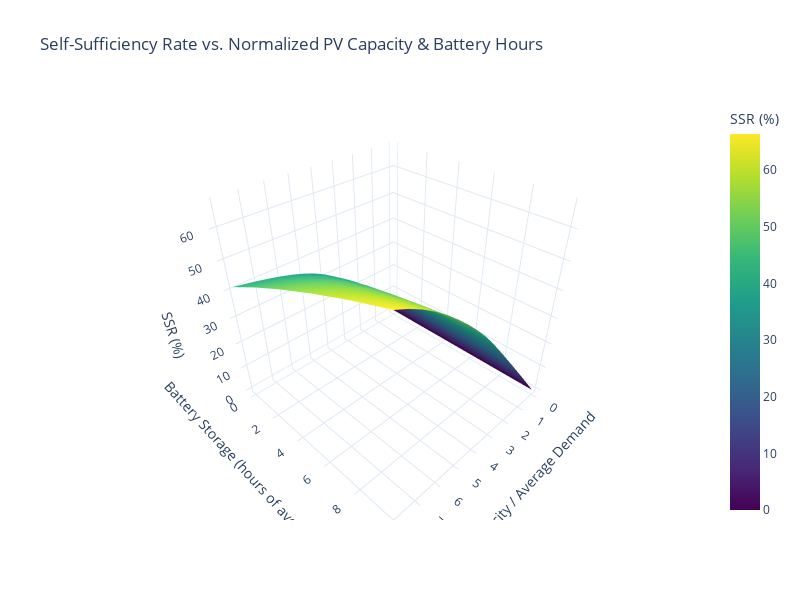

Notebook code cell kept with this figure:
### Code cell
import numpy as np
import plotly.graph_objects as go

# ---------------------------
# 1) Basic System/Load Info
# ---------------------------
battery_capacity_per_unit = 57  # kWh per single 'battery unit' (if relevant)
converter_efficiency = 0.9      # 90%
initial_soc = 50               # 50% initial State of Charge

# Calculate total annual demand (kWh) and average demand (kW)
total_energy_demand = merged_data['Consumption_kWh'].sum()  # kWh over the entire dataset
num_hours = len(merged_data)  # e.g., 8760 for one year of hourly data
average_demand = total_energy_demand / num_hours  # [kW]

print(f"Total energy demand = {total_energy_demand:.1f} kWh")
print(f"Average demand = {average_demand:.2f} kW")

# ---------------------------
# 2) Define Ranges in Normalized Terms
# ---------------------------
# For example, let normalized PV capacity vary from 0.0 to 8.0
# => means up to 3 × average demand
norm_pv_range = np.arange(0.0, 8.1, 0.5)

# For battery, define hours of storage from 0 to 10
battery_hours_range = np.arange(0.0, 10.1, 2.0)

# Create 2D meshgrids for these two ranges
norm_pv_grid, battery_hours_grid = np.meshgrid(norm_pv_range, battery_hours_range)

# Prepare empty 2D array for SSR results
ssr_grid = np.zeros_like(norm_pv_grid, dtype=float)

# ---------------------------
# 3) Calculate SSR for Each Combination
# ---------------------------
for i in range(norm_pv_grid.shape[0]):
    for j in range(norm_pv_grid.shape[1]):
        
        # Extract the current normalized PV ratio & battery hours
        norm_pv = norm_pv_grid[i, j]        # dimensionless
        battery_hours = battery_hours_grid[i, j]  # hours

        # Convert normalized ratio -> installed PV power (kW)
        installed_pv_kW = norm_pv * average_demand

        # Convert hours -> battery capacity in kWh
        battery_capacity = battery_hours * average_demand

        # Track total energy that meets consumption from PV & battery
        total_energy_supplied_pv_to_demand = 0.0
        total_energy_discharged = 0.0

        # Initialize battery state-of-charge (SOC) in [%]
        soc = initial_soc

        # Go hour-by-hour (or time-step by time-step) in merged_data
        for _, row in merged_data.iterrows():
            consumption = row['Consumption_kWh']  # kWh demanded in this hour
            # If 'PV_Production_kWh' is generation from a 1 kW reference system,
            # then the actual generation = (production_1kW * installed_pv_kW).
            pv_production = row['PV_Production_kWh'] * installed_pv_kW
            
            # 1) Direct supply
            direct_supply = min(pv_production, consumption)
            total_energy_supplied_pv_to_demand += direct_supply

            # 2) Battery interactions
            excess = pv_production - direct_supply   # leftover PV
            deficit = consumption - direct_supply    # unmet demand

            # Charge battery if we have excess PV
            if excess > 0 and battery_capacity > 0 and soc < 100:
                charge_potential = min(excess * converter_efficiency,
                                       (100 - soc)/100.0 * battery_capacity)
                soc += (charge_potential / battery_capacity) * 100.0
            
            # Discharge battery if we still have a deficit
            elif deficit > 0 and battery_capacity > 0 and soc > 20:
                discharge_potential = min(deficit,
                                          (soc - 20)/100.0 * battery_capacity * converter_efficiency)
                total_energy_discharged += discharge_potential
                soc -= (discharge_potential / battery_capacity) * 100.0

        # Compute SSR = fraction of total demand supplied by PV+Battery
        if total_energy_demand > 0:
            ssr = ((total_energy_supplied_pv_to_demand + total_energy_discharged)
                   / total_energy_demand) * 100.0
        else:
            ssr = 0.0
        
        # Store in the grid
        ssr_grid[i, j] = ssr

# ---------------------------
# 4) Plot a 3D Surface
# ---------------------------
fig = go.Figure(data=[
    go.Surface(
        x=norm_pv_grid,              # x-axis: normalized PV capacity
        y=battery_hours_grid,        # y-axis: battery hours
        z=ssr_grid,                  # z-axis: SSR (%)
        colorscale='Viridis',
        colorbar=dict(title='SSR (%)')
    )
])

fig.update_layout(
    title='Self-Sufficiency Rate vs. Normalized PV Capacity & Battery Hours',
    scene=dict(
        xaxis_title='PV Capacity / Average Demand',
        yaxis_title='Battery Utilize Capacity / ',
        zaxis_title='SSR (%)'
    ),
    template='plotly_white',
    width=800,
    height=600
)

fig.show()

### Figure 1 — Plotly figure (JSON) as saved in the notebook; plotly's stock layout.template omitted (floating-point values rounded to 4 significant figures)
{"data": [{"colorbar": {"title": {"text": "SSR (%)"}}, "colorscale": [[0, "#440154"], [0.1111, "#482878"], [0.2222, "#3e4989"], [0.3333, "#31688e"], [0.4444, "#26828e"], [0.5556, "#1f9e89"], [0.6667, "#35b779"], [0.7778, "#6ece58"], [0.8889, "#b5de2b"], [1, "#fde725"]], "type": "surface", "x": [[0.0, 0.5, 1.0, 1.5, 2.0, 2.5, 3.0, 3.5, 4.0, 4.5, 5.0, 5.5, 6.0, 6.5, 7.0, 7.5, 8.0], [0.0, 0.5, 1.0, 1.5, 2.0, 2.5, 3.0, 3.5, 4.0, 4.5, 5.0, 5.5, 6.0, 6.5, 7.0, 7.5, 8.0], [0.0, 0.5, 1.0, 1.5, 2.0, 2.5, 3.0, 3.5, 4.0, 4.5, 5.0, 5.5, 6.0, 6.5, 7.0, 7.5, 8.0], [0.0, 0.5, 1.0, 1.5, 2.0, 2.5, 3.0, 3.5, 4.0, 4.5, 5.0, 5.5, 6.0, 6.5, 7.0, 7.5, 8.0], [0.0, 0.5, 1.0, 1.5, 2.0, 2.5, 3.0, 3.5, 4.0, 4.5, 5.0, 5.5, 6.0, 6.5, 7.0, 7.5, 8.0], [0.0, 0.5, 1.0, 1.5, 2.0, 2.5, 3.0, 3.5, 4.0, 4.5, 5.0, 5.5, 6.0, 6.5, 7.0, 7.5, 8.0]], "y": [[0.0, 0.0, 0.0, 0.0, 0.0, 0.0, 0.0, 0.0, 0.0, 0.0, 0.0, 0.0, 0.0, 0.0, 0.0, 0.0, 0.0], [2.0, 2.0, 2.0, 2.0, 2.0, 2.0, 2.0, 2.0, 2.0, 2.0, 2.0, 2.0, 2.0, 2.0, 2.0, 2.0, 2.0], [4.0, 4.0, 4.0, 4.0, 4.0, 4.0, 4.0, 4.0, 4.0, 4.0, 4.0, 4.0, 4.0, 4.0, 4.0, 4.0, 4.0], [6.0, 6.0, 6.0, 6.0, 6.0, 6.0, 6.0, 6.0, 6.0, 6.0, 6.0, 6.0, 6.0, 6.0, 6.0, 6.0, 6.0], [8.0, 8.0, 8.0, 8.0, 8.0, 8.0, 8.0, 8.0, 8.0, 8.0, 8.0, 8.0, 8.0, 8.0, 8.0, 8.0, 8.0], [10.0, 10.0, 10.0, 10.0, 10.0, 10.0, 10.0, 10.0, 10.0, 10.0, 10.0, 10.0, 10.0, 10.0, 10.0, 10.0, 10.0]], "z": [[0.0, 5.324, 10.28, 14.73, 18.74, 22.44, 25.8, 28.81, 31.43, 33.58, 35.3, 36.69, 37.88, 38.91, 39.81, 40.63, 41.35], [0.006831, 5.377, 10.71, 15.85, 20.48, 24.62, 28.41, 31.87, 35.0, 37.74, 40.07, 41.88, 43.32, 44.52, 45.55, 46.46, 47.27], [0.01366, 5.384, 10.72, 16.0, 21.17, 25.88, 30.1, 34.0, 37.52, 40.71, 43.51, 45.96, 47.92, 49.43, 50.67, 51.75, 52.69], [0.02049, 5.391, 10.73, 16.01, 21.25, 26.41, 31.16, 35.42, 39.35, 42.96, 46.21, 49.04, 51.54, 53.64, 55.26, 56.58, 57.68], [0.02732, 5.398, 10.73, 16.02, 21.25, 26.46, 31.59, 36.35, 40.64, 44.58, 48.2, 51.53, 54.44, 56.99, 59.15, 60.88, 62.27], [0.03415, 5.405, 10.74, 16.02, 21.26, 26.47, 31.64, 36.72, 41.47, 45.74, 49.7, 53.35, 56.69, 59.71, 62.33, 64.54, 66.35]]}], "layout": {"height": 600, "scene": {"xaxis": {"title": {"text": "PV Capacity / Average Demand"}}, "yaxis": {"title": {"text": "Battery Storage (hours of average demand)"}}, "zaxis": {"title": {"text": "SSR (%)"}}}, "title": {"text": "Self-Sufficiency Rate vs. Normalized PV Capacity & Battery Hours"}, "width": 800}}
